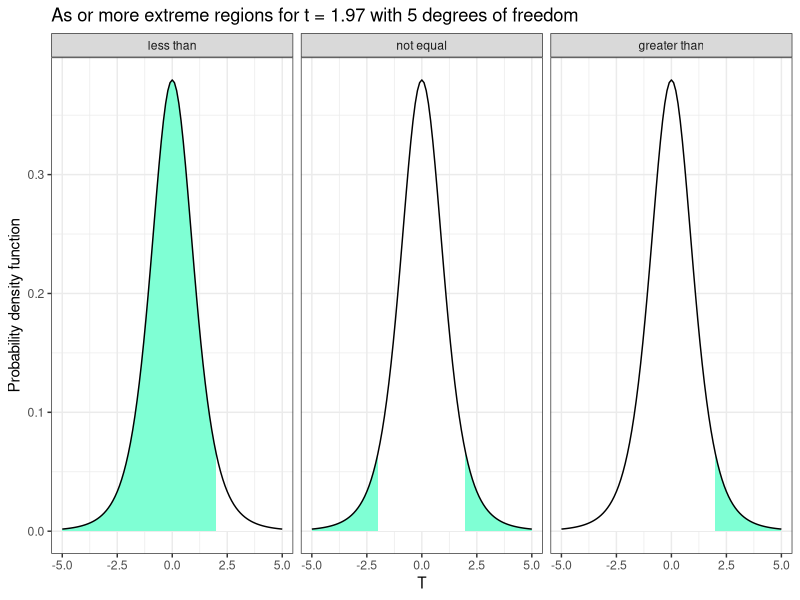

Source code (R):
## ----libraries, message=FALSE, warning=FALSE, cache=FALSE-------------------------------------------------------------
library("tidyverse")


## ----set_seed, echo=FALSE---------------------------------------------------------------------------------------------
set.seed(2)


## ---------------------------------------------------------------------------------------------------------------------
mu = 3
sigma = 4

n = 6
ybar = 6.3
s = 4.1
y = rnorm(n)*s + ybar

t = (ybar - mu)/(s/sqrt(n))
mu0 = 3


## ---------------------------------------------------------------------------------------------------------------------
t_ribbon = data.frame(T = seq(-5, 5, length = 1001), ymin = 0) %>%
  dplyr::mutate(pdf = dt(T, df = n-1))
  
d = bind_rows(
  t_ribbon %>% filter(T >= t) %>% mutate(region = "less than"),
  t_ribbon %>% filter(T <= t) %>% mutate(region = "greater than"),
  t_ribbon %>% filter(abs(T) <= abs(t)) %>% mutate(region = "not equal")) %>%
  mutate(region = factor(region, levels = c("less than","not equal","greater than")))

ggplot(d, aes(x = T, ymin = ymin, ymax = pdf)) + 
  stat_function(fun = dt, args = list(df = n-1), geom = "area", fill = "aquamarine") +
  geom_ribbon(fill = "white") +
  stat_function(fun = dt, args = list(df = n-1)) +
  facet_grid(.~region) +
  theme_bw() + 
  # scale_fill_manual(values = c("Yes" = "red", "No" = "white")) +
  labs(title = paste("As or more extreme regions for t =",round(t,2),"with",
                     n-1,"degrees of freedom"),
       y = "Probability density function")


## ----echo=TRUE--------------------------------------------------------------------------------------------------------
t.test(y, mu = mu0, alternative = "less")$p.value


## ----echo=TRUE--------------------------------------------------------------------------------------------------------
t.test(y, mu = mu0, alternative = "greater")$p.value


## ----echo=TRUE--------------------------------------------------------------------------------------------------------
t.test(y, mu = mu0, alternative = "two.sided")$p.value


## ---------------------------------------------------------------------------------------------------------------------
set.seed(20200929)
y = round(rnorm(12, mean = 12.06, sd = 0.1), 2)


## ----echo = TRUE------------------------------------------------------------------------------------------------------
y


## ----echo=TRUE--------------------------------------------------------------------------------------------------------
t.test(y, mu = 12)

